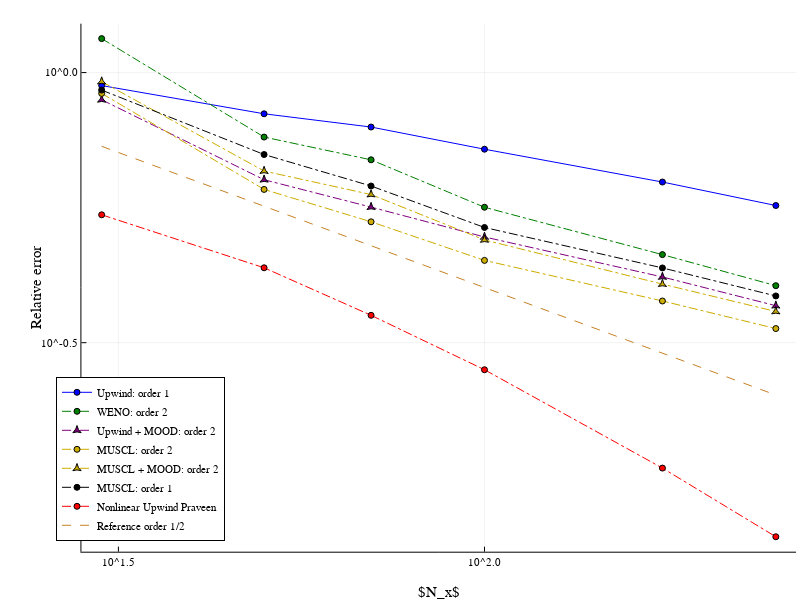

Notebook code cell kept with this figure:
### Code cell
p2 = plot(Ns, errorsShock[:, 1], xscale=:log10, yscale=:log10, label=labels[1], legend=:bottomleft, ylabel="Relative error", xlabel=L"N_x", ls=:solid, markershape=:circle, markersize=ms, size=(800, 600), c=:blue)
plot!(p2, Ns, errorsShock[:, 2], xscale=:log10, yscale=:log10, label=labels[2], ls=:dashdot, markershape=:circle, markersize=ms, c=:green)
plot!(p2, Ns, errorsShock[:, 3], xscale=:log10, yscale=:log10, label=labels[3], ls=:dashdot, markershape=:star, markersize=ms, c=:purple)
plot!(p2, Ns, errorsShock[:, 4], xscale=:log10, yscale=:log10, label=labels[4], ls=:dashdot, markershape=:circle, markersize=ms, c=:gold3)
plot!(p2, Ns, errorsShock[:, 5], xscale=:log10, yscale=:log10, label=labels[5], ls=:dashdot, markershape=:star, markersize=ms, c=:gold3)
plot!(p2, Ns, errorsShock[:, 6], xscale=:log10, yscale=:log10, label=labels[6], ls=:dashdot, markershape=:circle, markersize=ms, c=:black)
plot!(p2, Ns, errorsSmooth[:, 7], xscale=:log10, yscale=:log10, label=labels[7], ls=:dashdot, markershape=:circle, markersize=ms, c=:red)
plot!(p2, Ns, 4 ./ (Ns.^0.5), label="Reference order 1/2", ls=:dash)
# plot!(p2, Ns, 40 ./ Ns, label="Reference order 1", ls=:dash)
display(p2)
savefig(p2, "$(@__DIR__)/convergenceShock.pdf")

### Figure 1 — Plotly figure (JSON) as saved in the notebook; plotly's stock layout.template omitted (floating-point values rounded to 4 significant figures)
{"data": [{"colorbar": {"len": 0.9429, "title": "", "x": 0.9951, "y": 0.522}, "legendgroup": "Upwind: order 1", "line": {"color": "rgba(0, 0, 255, 1.000)", "dash": "solid", "shape": "linear", "width": 1}, "marker": {"color": "rgba(0, 0, 255, 1.000)", "line": {"color": "rgba(0, 0, 0, 1.000)", "width": 1}, "size": 6, "symbol": "circle"}, "mode": "lines+markers", "name": "Upwind: order 1", "showlegend": true, "type": "scatter", "x": [30, 50, 70, 100, 175, 250], "xaxis": "x", "y": [0.9461, 0.8389, 0.7929, 0.7214, 0.6271, 0.5674], "yaxis": "y"}, {"colorbar": {"len": 0.9429, "title": "", "x": 0.9951, "y": 0.522}, "legendgroup": "WENO: order 2", "line": {"color": "rgba(0, 128, 0, 1.000)", "dash": "dashdot", "shape": "linear", "width": 1}, "marker": {"color": "rgba(0, 128, 0, 1.000)", "line": {"color": "rgba(0, 0, 0, 1.000)", "width": 1}, "size": 6, "symbol": "circle"}, "mode": "lines+markers", "name": "WENO: order 2", "showlegend": true, "type": "scatter", "x": [30, 50, 70, 100, 175, 250], "xaxis": "x", "y": [1.156, 0.7597, 0.6895, 0.5633, 0.4603, 0.4032], "yaxis": "y"}, {"colorbar": {"len": 0.9429, "title": "", "x": 0.9951, "y": 0.522}, "legendgroup": "Upwind + MOOD: order 2", "line": {"color": "rgba(128, 0, 128, 1.000)", "dash": "dashdot", "shape": "linear", "width": 1}, "marker": {"color": "rgba(128, 0, 128, 1.000)", "line": {"color": "rgba(0, 0, 0, 1.000)", "width": 1}, "size": 6, "symbol": "star-triangle-up"}, "mode": "lines+markers", "name": "Upwind + MOOD: order 2", "showlegend": true, "type": "scatter", "x": [30, 50, 70, 100, 175, 250], "xaxis": "x", "y": [0.8905, 0.6333, 0.5635, 0.4963, 0.4185, 0.3702], "yaxis": "y"}, {"colorbar": {"len": 0.9429, "title": "", "x": 0.9951, "y": 0.522}, "legendgroup": "MUSCL: order 2", "line": {"color": "rgba(205, 173, 0, 1.000)", "dash": "dashdot", "shape": "linear", "width": 1}, "marker": {"color": "rgba(205, 173, 0, 1.000)", "line": {"color": "rgba(0, 0, 0, 1.000)", "width": 1}, "size": 6, "symbol": "circle"}, "mode": "lines+markers", "name": "MUSCL: order 2", "showlegend": true, "type": "scatter", "x": [30, 50, 70, 100, 175, 250], "xaxis": "x", "y": [0.9151, 0.6077, 0.5294, 0.4491, 0.3777, 0.3358], "yaxis": "y"}, {"colorbar": {"len": 0.9429, "title": "", "x": 0.9951, "y": 0.522}, "legendgroup": "MUSCL + MOOD: order 2", "line": {"color": "rgba(205, 173, 0, 1.000)", "dash": "dashdot", "shape": "linear", "width": 1}, "marker": {"color": "rgba(205, 173, 0, 1.000)", "line": {"color": "rgba(0, 0, 0, 1.000)", "width": 1}, "size": 6, "symbol": "star-triangle-up"}, "mode": "lines+markers", "name": "MUSCL + MOOD: order 2", "showlegend": true, "type": "scatter", "x": [30, 50, 70, 100, 175, 250], "xaxis": "x", "y": [0.9623, 0.6572, 0.5946, 0.49, 0.4059, 0.3612], "yaxis": "y"}, {"colorbar": {"len": 0.9429, "title": "", "x": 0.9951, "y": 0.522}, "legendgroup": "MUSCL: order 1", "line": {"color": "rgba(0, 0, 0, 1.000)", "dash": "dashdot", "shape": "linear", "width": 1}, "marker": {"color": "rgba(0, 0, 0, 1.000)", "line": {"color": "rgba(0, 0, 0, 1.000)", "width": 1}, "size": 6, "symbol": "circle"}, "mode": "lines+markers", "name": "MUSCL: order 1", "showlegend": true, "type": "scatter", "x": [30, 50, 70, 100, 175, 250], "xaxis": "x", "y": [0.928, 0.7052, 0.6166, 0.5167, 0.4349, 0.3859], "yaxis": "y"}, {"colorbar": {"len": 0.9429, "title": "", "x": 0.9951, "y": 0.522}, "legendgroup": "Nonlinear Upwind Praveen", "line": {"color": "rgba(255, 0, 0, 1.000)", "dash": "dashdot", "shape": "linear", "width": 1}, "marker": {"color": "rgba(255, 0, 0, 1.000)", "line": {"color": "rgba(0, 0, 0, 1.000)", "width": 1}, "size": 6, "symbol": "circle"}, "mode": "lines+markers", "name": "Nonlinear Upwind Praveen", "showlegend": true, "type": "scatter", "x": [30, 50, 70, 100, 175, 250], "xaxis": "x", "y": [0.5455, 0.4351, 0.3553, 0.2818, 0.1853, 0.1383], "yaxis": "y"}, {"colorbar": {"len": 0.9429, "title": "", "x": 0.9951, "y": 0.522}, "legendgroup": "Reference order 1/2", "line": {"color": "rgba(198, 130, 37, 1.000)", "dash": "dash", "shape": "linear", "width": 1}, "mode": "lines", "name": "Reference order 1/2", "showlegend": true, "type": "scatter", "x": [30, 50, 70, 100, 175, 250], "xaxis": "x", "y": [0.7303, 0.5657, 0.4781, 0.4, 0.3024, 0.253], "yaxis": "y"}], "layout": {"annotations": [], "height": 600, "legend": {"bgcolor": "rgba(255, 255, 255, 1.000)", "bordercolor": "rgba(0, 0, 0, 1.000)", "borderwidth": 1, "font": {"color": "rgba(0, 0, 0, 1.000)", "family": "sans-serif", "size": 11}, "title": {"font": {"color": "rgba(0, 0, 0, 1.000)", "family": "sans-serif", "size": 15}, "text": ""}, "tracegroupgap": 0, "traceorder": "normal", "x": 0.07, "xanchor": "left", "y": 0.07, "yanchor": "bottom"}, "margin": {"b": 20, "l": 0, "r": 0, "t": 20}, "paper_bgcolor": "rgba(255, 255, 255, 1.000)", "plot_bgcolor": "rgba(255, 255, 255, 1.000)", "showlegend": true, "width": 800, "xaxis": {"anchor": "y", "domain": [0.1018, 0.9951], "gridcolor": "rgba(0, 0, 0, 0.100)", "gridwidth": 0.5, "linecolor": "rgba(0, 0, 0, 1.000)", "mirror": false, "range": [1.449, 2.426], "showgrid": true, "showline": true, "showticklabels": true, "tickangle": 0, "tickcolor": "rgb(0, 0, 0)", "tickfont": {"color": "rgba(0, 0, 0, 1.000)", "family": "sans-serif", "size": 11}, "tickmode": "array", "ticks": "inside", "ticktext": ["10^1.5", "10^2.0"], "tickvals": [31.62, 100], "title": "$N_x$", "titlefont": {"color": "rgba(0, 0, 0, 1.000)", "family": "sans-serif", "size": 15}, "type": "log", "visible": true, "zeroline": false, "zerolinecolor": "rgba(0, 0, 0, 1.000)"}, "yaxis": {"anchor": "x", "domain": [0.05054, 0.9934], "gridcolor": "rgba(0, 0, 0, 0.100)", "gridwidth": 0.5, "linecolor": "rgba(0, 0, 0, 1.000)", "mirror": false, "range": [-0.8869, 0.09054], "showgrid": true, "showline": true, "showticklabels": true, "tickangle": 0, "tickcolor": "rgb(0, 0, 0)", "tickfont": {"color": "rgba(0, 0, 0, 1.000)", "family": "sans-serif", "size": 11}, "tickmode": "array", "ticks": "inside", "ticktext": ["10^-0.5", "10^0.0"], "tickvals": [0.3162, 1], "title": "Relative error", "titlefont": {"color": "rgba(0, 0, 0, 1.000)", "family": "sans-serif", "size": 15}, "type": "log", "visible": true, "zeroline": false, "zerolinecolor": "rgba(0, 0, 0, 1.000)"}}}
